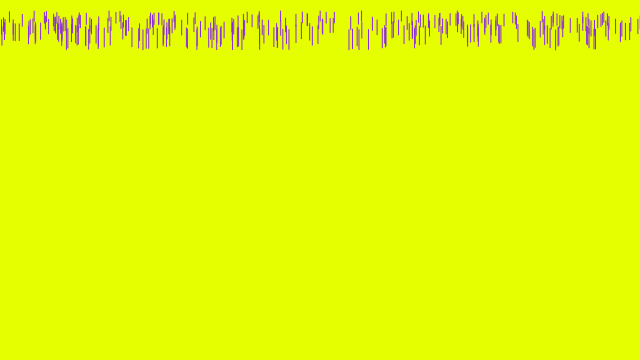
Frame 1 (no input)
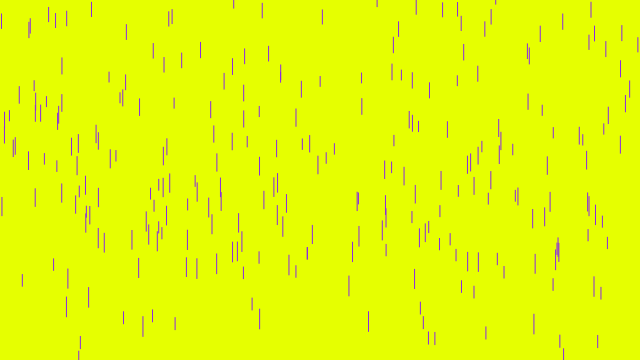
Frame 60 (no input)
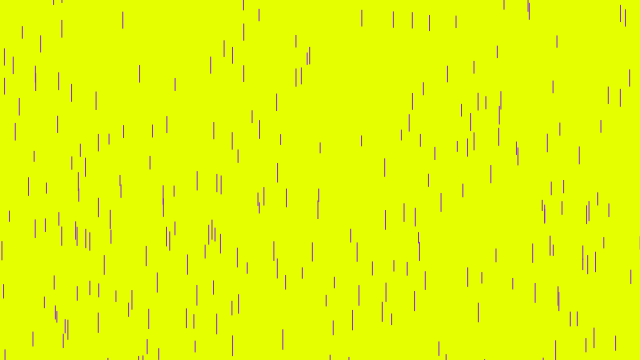
Frame 120 (the mouse pressed at the canvas centre since frame 60)

The p5.js sketch that drew these frames (run headless with seeded random() and noise() and a simulated clock; from frame 60 on, the mouse is pressed at the canvas centre):

// p5.js sketch
// ── sketch.js
var drops = [];

function setup() {
  createCanvas(640, 360);
  for (var i = 0; i < 500; i++) {
    drops[i] = new Drop();
  }
}

function draw() {
  background(230, 255, 0);
  for (var i = 0; i < drops.length; i++) {
    drops[i].fall();
    drops[i].show();
  }
}
// ── rain.js
function Drop() {
    this.x = random(0,1000);
    this.y = 10
    this.z = random(0, 20);
    this.len = map(this.z, 0, 20, 10, 20);
    this.yspeed = map(this.z, 0, 20, 1, 20);
  
    this.fall = function() {
      this.y = this.y + this.yspeed;
    
  
      if (this.y > height) {
        this.y = random(-200, -100);
        this.yspeed = map(this.z, 0, 20, 4, 10);
      }
    };
  
    this.show = function() {

      stroke(138, 43, 226);
      line(this.x, this.y, this.x, this.y + this.len);
    };
  }
